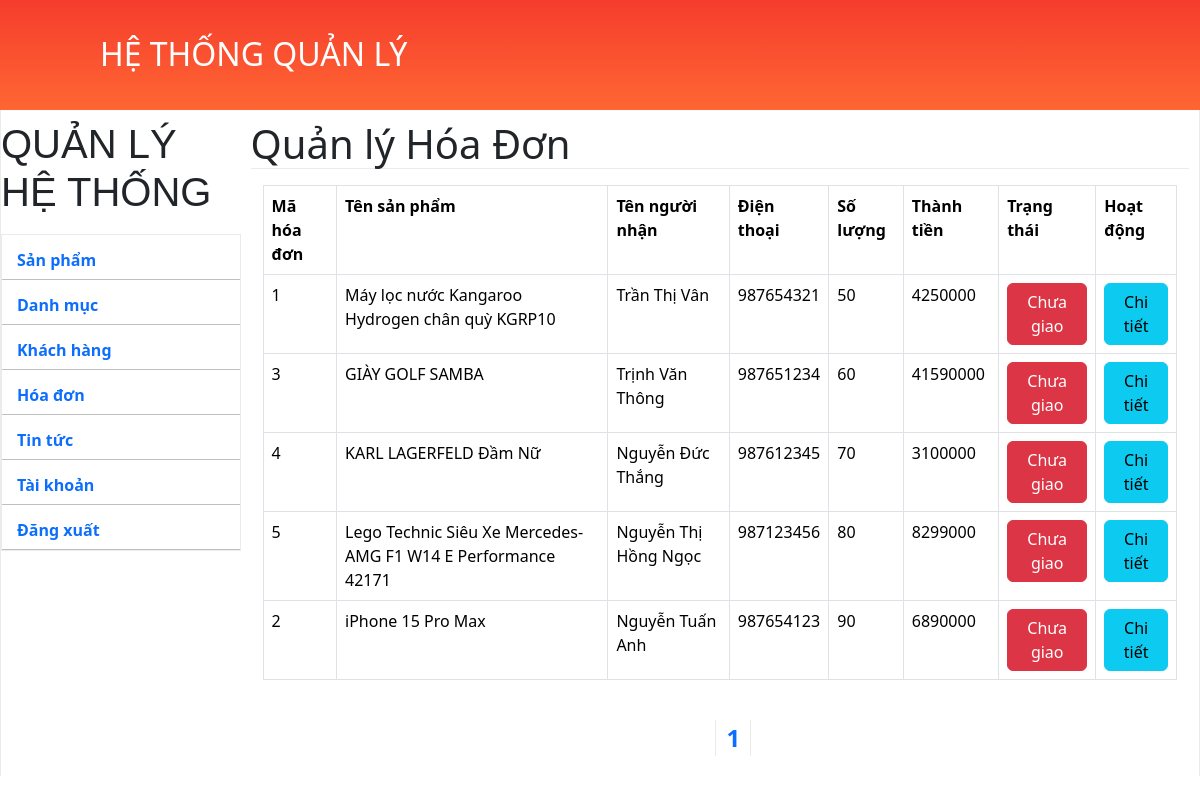
Screenshot of /Admin/manager_invoice.php with the database file from the repository.
### tables this page shows
CREATE TABLE hoa_don (
MaHD int PRIMARY key AUTO_INCREMENT,
Ngay_HD datetime,
Hoten_nguoinhan varchar(50),
Diachi_nguoinhan varchar(50),
Dienthoai_nguoinhan varchar(10),
Diachi_email varchar(50),
Ngay_giao_hang datetime,
Trang_thai tinyint(4),
MaKH int,
FOREIGN KEY (MaKH) REFERENCES khach_hang(MaKH),
MaSP int,
FOREIGN KEY (MaSP) REFERENCES san_pham(MaSP),
MaPTVC int,
FOREIGN KEY (MaPTVC) REFERENCES pt_van_chuyen(MaPTVC),
MaPTTT int,
FOREIGN KEY (MaPTTT) REFERENCES pt_thanh_toan(MaPTTT)
);

CREATE TABLE san_pham (
MaSP int PRIMARY KEY AUTO_INCREMENT,
Ten_sp varchar(200),
Mo_ta varchar(250),
Thong_tin text, 
Gia_tien float,
Hinh_anh varchar(300),
So_luong int,
Ten_nhan_hieu varchar(50),
Ngay_cap_nhap timestamp,
Trang_thai tinyint(4),
MaLSP int,
FOREIGN KEY (MaLSP) REFERENCES loai_san_pham(MaLSP)
);

CREATE TABLE ct_hoa_don (
MaHD int,
FOREIGN KEY (MaHD) REFERENCES hoa_don(MaHD),
So_luong_ban int,
Gia_ban float
);

### Admin/manager_invoice.php (the view, shortened to what this page needs)
<?php
			include_once 'tmdt_connect.php';
			?>
<!DOCTYPE html>
<html lang="en">
<head>
	<link rel="stylesheet" href="../css/main_style.css">
	<link rel="stylesheet" href="../font_icon/themify-icons/themify-icons.css">
	<link href="https://cdn.jsdelivr.net/npm/bootstrap@5.3.3/dist/css/bootstrap.min.css" rel="stylesheet">
</head>
<body>
	<header><?php require_once 'header.php';?></header>
	<div class="content-center main-body">
		<div style="width: 20%; float: left; overflow: hidden; box-sizing: border-box;">
			<?php include_once 'menu.php';?>
		</div>
		<div style="width: 80%; float: left; overflow: hidden; box-sizing: border-box; padding: 10px;">
			<h1 style="border-bottom: 1px solid #ebebeb; margin-bottom: 10px">Quản lý Hóa Đơn</h1>
			<?php
				$page = 0;
				$items_per_page = 5;
				$sql = "SELECT CEIL(COUNT(*) / $items_per_page) AS 'totalpage' FROM `hoa_don`";
				$result = mysqli_query($tmdtconn, $sql);
				$totalpage = 0;
				if (mysqli_num_rows($result) > 0) {
					while ($row = mysqli_fetch_assoc($result)){
						$totalpage = $row["totalpage"];
					}
				}
				$offset = $page * $items_per_page;
				include_once 'tmdt_connect.php';
				$sql = "SELECT hoa_don.MaHD, hoa_don.Hoten_nguoinhan, hoa_don.Dienthoai_nguoinhan, ct_hoa_don.So_luong_ban, ct_hoa_don.Gia_ban,
				hoa_don.Trang_thai, san_pham.Ten_sp
				FROM `hoa_don` JOIN `ct_hoa_don` ON hoa_don.MaHD = ct_hoa_don.MaHD
							   JOIN `san_pham` ON hoa_don.MaSP = san_pham.MaSP
						LIMIT ".$offset.", 5";
				$result = mysqli_query($tmdtconn, $sql);
				if (mysqli_num_rows($result) > 0) {
			?>
				<div class="container mt-3">
				<table class="table table-bordered">
					<tr>
						<th>Mã hóa đơn</th>
						<th>Tên sản phẩm</th>
						<th>Tên người nhận</th>
						<th>Điện thoại</th>
						<th>Số lượng</th>
						<th>Thành tiền</th>
						<th>Trạng thái</th>
						<th>Hoạt động</th>
					</tr>
					<?php
					 $cnt = 1;
					 while ($row = mysqli_fetch_assoc($result)) {
					 	if ($cnt % 2 != 0) {
					 		echo "<tr class='box-odd'>";
					 	} else {
					 		echo "<tr>";
					 	}
					 	$cnt++;
					 	echo "<td>".$row["MaHD"]."</td>";
					 	echo "<td>".$row["Ten_sp"]."</td>";
					 	echo "<td>".$row["Hoten_nguoinhan"]."</td>";
					 	echo "<td>".$row["Dienthoai_nguoinhan"]."</td>";
					 	echo "<td>".$row["So_luong_ban"]."</td>";
					 	echo "<td>".$row["Gia_ban"]."</td>";
					 	echo "<td style='text-align:center'>";
					 	if ($row["Trang_thai"] == 0) {
					 		echo "<button class='btn btn-danger' onclick='updateStatus(".$row["MaHD"].", 0)'>Chưa giao</button>";
					 	} elseif ($row["Trang_thai"] == 1) {
							echo "<button class='btn btn-warning' onclick='updateStatus(".$row["MaHD"].", 1)'>Đang giao</button>";
					 	} else {
					 		echo "<button class='btn btn-success' style='padding:6px 7px'>Hoàn thành</button>";
					 	}
					 	echo "</td>";
					 	echo "<td><button class='btn btn-info' onclick='showDetails(".$row["MaHD"].")'>Chi tiết</button></td>";
					 	echo "</tr>";
					 }
					?>
				</table>
				</div>
				<br>
					<ul class="phan-trang">
					<?php
						for ($i=1; $i <= $totalpage; $i++) {
						echo "<li><a href='?page=".$i."'>".$i."</a></li>";
						}
					?>
					</ul>
				<?php
			} else {
				echo "<span class='error'>Không tìm thấy sản phẩm phù hợp</span>";
			}
			?>
		</div>
	</div>
</body>
</html>

### Admin/header.php (shortened to what this page needs)
<!DOCTYPE html>
<html lang="en">
<head>
	<link rel="stylesheet" href="css/header.css">
	<link rel="stylesheet" href="../font_icon/themify-icons/themify-icons.css">
</head>
<body>
<div class="content-center" style="color: white">
	<div class="content-center__header-name">
		<h2 style="margin-top: 35px;margin-left:100px">Hệ thống quản lý</h2>
	</div>
</div>
</body>
</html>

### Admin/menu.php (shortened to what this page needs)
<!DOCTYPE html>
<html lang="en">
<head>
</head>
<body>
	<h2 class="menu-name" style="font-size: 40px; font-family: Arial, Helvetica, sans-serif;text-transform: uppercase; padding: 10px 0;">Quản lý hệ thống</h2>
	<ul class="no-list-style catelog" style="padding:0">
		<a href="manager_product.php"><li>Sản phẩm</li></a>
		<a href="manager_catelog.php"><li>Danh mục</li></a>
		<a href="manager_customer.php"><li>Khách hàng</li></a>
		<a href="manager_invoice.php"><li>Hóa đơn</li></a>
		<a href="manager_news.php"><li>Tin tức</li></a>
		<a href="manager_account.php"><li>Tài khoản</li></a>
		<a href="admin_Logout.php"><li>Đăng xuất</li></a>
	</ul>
</body>
</html>

### css/main_style.css (style rules this page uses)
* { margin: 0; padding: 0; }
header { width: 100%; height: 110px; background: linear-gradient(-180deg,#f53d2d,#f63); }
.content-center { width: 1200px; margin: 0 auto; overflow: hidden; box-sizing: border-box; }
.main-body { min-height: 300px; border-left: 1px solid #ebebeb; border-right: 1px solid #ebebeb; }
.no-list-style { list-style: none; list-style-type: none; }
.catelog { border: 1px solid #ebebeb; font-weight: bold; }
.catelog a { text-decoration: none; }
.catelog li { width: 100%; height: 40px; line-height: 40px; border-bottom: 1px solid #c0c0c0; text-indent: 15px; }
.content-center li { margin-top: 5px; }
li { display: inline-block; }
a { margin-right: 5px; }

### Admin/css/header.css (style rules this page uses)
* { margin: 0; padding: 0; }
h2 { text-transform: uppercase; }
.content-center__header-name { float: left; line-height: 100px; }

### Admin/manager_invoice.php (style rules this page uses)
.box-odd { background-color: cyan; }
.phan-trang { width: 100%; text-align: center; list-style: none; list-style: none; font-weight: bold; font-size: 1.5em; overflow: hidden; margin-bottom: 10px; }
.phan-trang li { display: inline; }
.phan-trang a { padding: 10px; border: 1px solid #ebebeb; text-decoration: none; }

### rows the page displays
hoa_don: MaHD "1", MaSP.Ten_sp "Máy lọc nước Kangaroo Hydrogen chân quỳ KGRP10", Hoten_nguoinhan "Trần Thị Vân", Dienthoai_nguoinhan "987654321", ct_hoa_don.So_luong_ban "50", ct_hoa_don.Gia_ban "4250000"
hoa_don: MaHD "3", MaSP.Ten_sp "GIÀY GOLF SAMBA", Hoten_nguoinhan "Trịnh Văn Thông", Dienthoai_nguoinhan "987651234", ct_hoa_don.So_luong_ban "60", ct_hoa_don.Gia_ban "41590000"
hoa_don: MaHD "4", MaSP.Ten_sp "KARL LAGERFELD Đầm Nữ", Hoten_nguoinhan "Nguyễn Đức Thắng", Dienthoai_nguoinhan "987612345", ct_hoa_don.So_luong_ban "70", ct_hoa_don.Gia_ban "3100000"
hoa_don: MaHD "5", MaSP.Ten_sp "Lego Technic Siêu Xe Mercedes-AMG F1 W14 E Performance 42171", Hoten_nguoinhan "Nguyễn Thị Hồng Ngọc", Dienthoai_nguoinhan "987123456", ct_hoa_don.So_luong_ban "80", ct_hoa_don.Gia_ban "8299000"
hoa_don: MaHD "2", MaSP.Ten_sp "iPhone 15 Pro Max", Hoten_nguoinhan "Nguyễn Tuấn Anh", Dienthoai_nguoinhan "987654123", ct_hoa_don.So_luong_ban "90", ct_hoa_don.Gia_ban "6890000"
